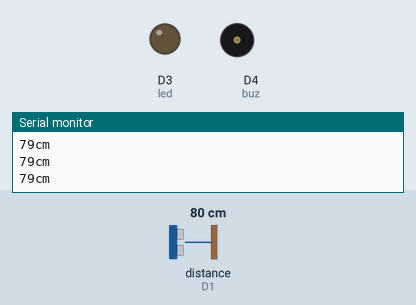
The sketch below on a simulated ESP8266 (Wemos D1 mini). Shown: output pins drawn as LEDs (lit = HIGH), buzzer (waves = sounding, pin HIGH), the last lines printed to the serial monitor. Wiring (inferred from the names in the program): ultrasonic range finder: trigger D2; echo D1. Dashed ring = blinking. The inputs (shaded band) are chosen by the test bench; at power-on: distance to the obstacle (sensor on D1) 80 cm. The echo pulse lasts 58.3 µs per cm; pins used as bus, display or sensor lines are not drawn.

Above: at 3.1 s.
3.2 s: distance to the obstacle (sensor on D1) set to 23 cm
4.7 s: distance to the obstacle (sensor on D1) set to 20 cm
At 5.1 s:
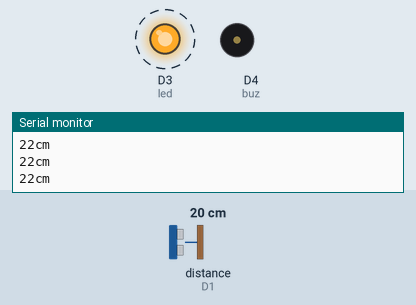
At 6.1 s:
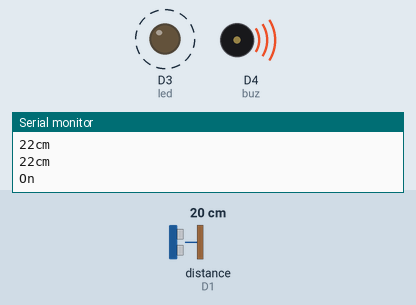
9.4 s: distance to the obstacle (sensor on D1) set to 2 cm
Timing chart, 0 to 13.4 s (numbered marks = the images above; inputs shaded):
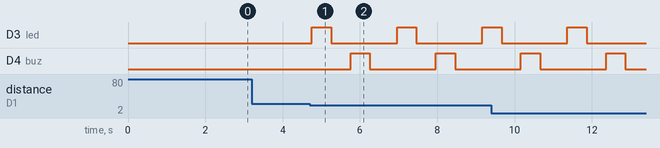

Measured:
- the behaviour switches between 22 and 21 cm on distance to the obstacle (sensor on D1) (found by bisection; images 0 and 1)
- after the input at 4.7 s, D3 (led): alternates HIGH for 0.50 s and LOW for 1.7 s, starting after 0.06 s; D4 (buz): alternates HIGH for 0.50 s and LOW for 1.7 s, starting after 1.1 s

The sketch:

TestBlynk.ino
```cpp
// (licence header left out)
/* Fill in information from your Blynk Template here */
/* Read more: https://bit.ly/BlynkInject */
#define BLYNK_TEMPLATE_ID "TMPL6a4Ginuzb"
#define BLYNK_TEMPLATE_NAME "Sensors"

#include <ESP8266WiFi.h>
#include <BlynkSimpleEsp8266.h>
#include "BlynkEdgent.h"
#define BLYNK_FIRMWARE_VERSION "0.1.0"

#define BLYNK_PRINT Serial
//#define BLYNK_DEBUG

#define APP_DEBUG

// Uncomment your board, or configure a custom board in Settings.h
//#define USE_SPARKFUN_BLYNK_BOARD
//#define USE_NODE_MCU_BOARD
//#define USE_WITTY_CLOUD_BOARD
//#define USE_WEMOS_D1_MINI


#define BLYNK_PRINT Serial

const int trig = D2;  // chân trig của HC-SR04
const int echo = D1;  // chân echo của HC-SR04
const int led = D3;
const int buz = D4;

unsigned long times = millis();
WidgetLED LEDCONNECT(V0);
WidgetLED LED1(V1);
WidgetLED LED2(V2);

void setup() {
  Serial.begin(115200);
  delay(100);
  pinMode(trig, OUTPUT);  // chân trig sẽ phát tín hiệu
  pinMode(led, OUTPUT);
  pinMode(buz, OUTPUT);
  pinMode(echo, INPUT);
  BlynkEdgent.begin();
}

void loop() {
  BlynkEdgent.run();

  if (millis() - times > 1000) {
    Blynk.virtualWrite(V5, millis() / 1000);
    if (LEDCONNECT.getValue()) {
      LEDCONNECT.off();
    } else {
      LEDCONNECT.on();
    }
    times = millis();
  }

  unsigned long duration;  // biến đo thời gian
  int distance;            // biến lưu khoảng cách

  /* Phát xung từ chân trig */
  digitalWrite(trig, 0);  // tắt chân trig
  delayMicroseconds(2);
  digitalWrite(trig, 1);  // phát xung từ chân trig
  delayMicroseconds(5);   // xung có độ dài 5 microSeconds
  digitalWrite(trig, 0);  // tắt chân trig

  /* Tính toán thời gian */
  // Đo độ rộng xung HIGH ở chân echo.
  duration = pulseIn(echo, HIGH);
  // Tính khoảng cách đến vật.
  distance = int(duration / 2 / 29.412);
  if (distance <= 20) {
    digitalWrite(led, HIGH);  // bật đèn led sáng
    delay(500);               // dừng chương trình trong 1 giây => thây đèn sáng được 1 giây
    digitalWrite(led, LOW);   // tắt đèn led
    delay(500);
    Serial.print("On");

    digitalWrite(buz, HIGH);  // bật đèn led sáng
    delay(500);               // dừng chương trình trong 1 giây => thây đèn sáng được 1 giây
    digitalWrite(buz, LOW);   // tắt đèn led
    delay(500);
    Serial.print("On Buz");
  }
  /* In kết quả ra Serial Monitor */
  Serial.print(distance);
  Serial.println("cm");
  delay(200);
}
```
